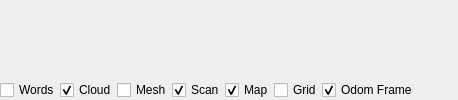
  <widget class="QDockWidget" name="dockWidget_view3d">
   <property name="windowTitle">
    <string>3D view</string>
   </property>
   <attribute name="dockWidgetArea">
    <number>4</number>
   </attribute>
   <widget class="QWidget" name="dockWidgetContents_3dviews">
    <layout class="QVBoxLayout" name="verticalLayout_5" stretch="1,0">
     <property name="spacing">
      <number>0</number>
     </property>
     <property name="leftMargin">
      <number>0</number>
     </property>
     <property name="topMargin">
      <number>0</number>
     </property>
     <property name="rightMargin">
      <number>0</number>
     </property>
     <property name="bottomMargin">
      <number>0</number>
     </property>
     <item>
      <layout class="QHBoxLayout" name="horizontalLayout_3dviews">
       <property name="spacing">
        <number>1</number>
       </property>
      </layout>
     </item>
     <item>
      <layout class="QHBoxLayout" name="horizontalLayout_3">
       <item>
        <widget class="QCheckBox" name="checkBox_showWords">
         <property name="text">
          <string>Words</string>
         </property>
         <property name="checked">
          <bool>false</bool>
         </property>
        </widget>
       </item>
       <item>
        <widget class="QCheckBox" name="checkBox_showCloud">
         <property name="text">
          <string>Cloud</string>
         </property>
         <property name="checked">
          <bool>true</bool>
         </property>
        </widget>
       </item>
       <item>
        <widget class="QCheckBox" name="checkBox_showMesh">
         <property name="text">
          <string>Mesh</string>
         </property>
         <property name="checked">
          <bool>false</bool>
         </property>
        </widget>
       </item>
       <item>
        <widget class="QCheckBox" name="checkBox_showScan">
         <property name="text">
          <string>Scan</string>
         </property>
         <property name="checked">
          <bool>true</bool>
         </property>
        </widget>
       </item>
       <item>
        <widget class="QCheckBox" name="checkBox_showMap">
         <property name="text">
          <string>Map</string>
         </property>
         <property name="checked">
          <bool>true</bool>
         </property>
        </widget>
       </item>
       <item>
        <widget class="QCheckBox" name="checkBox_showGrid">
         <property name="text">
          <string>Grid</string>
         </property>
         <property name="checked">
          <bool>false</bool>
         </property>
        </widget>
       </item>
       <item>
        <widget class="QCheckBox" name="checkBox_odomFrame_3dview">
         <property name="text">
          <string>Odom Frame</string>
         </property>
         <property name="checked">
          <bool>true</bool>
         </property>
        </widget>
       </item>
       <item>
        <spacer name="horizontalSpacer_4">
         <property name="orientation">
          <enum>Qt::Horizontal</enum>
         </property>
         <property name="sizeHint" stdset="0">
          <size>
           <width>40</width>
           <height>20</height>
          </size>
         </property>
        </spacer>
       </item>
      </layout>
     </item>
    </layout>
   </widget>
  </widget>
